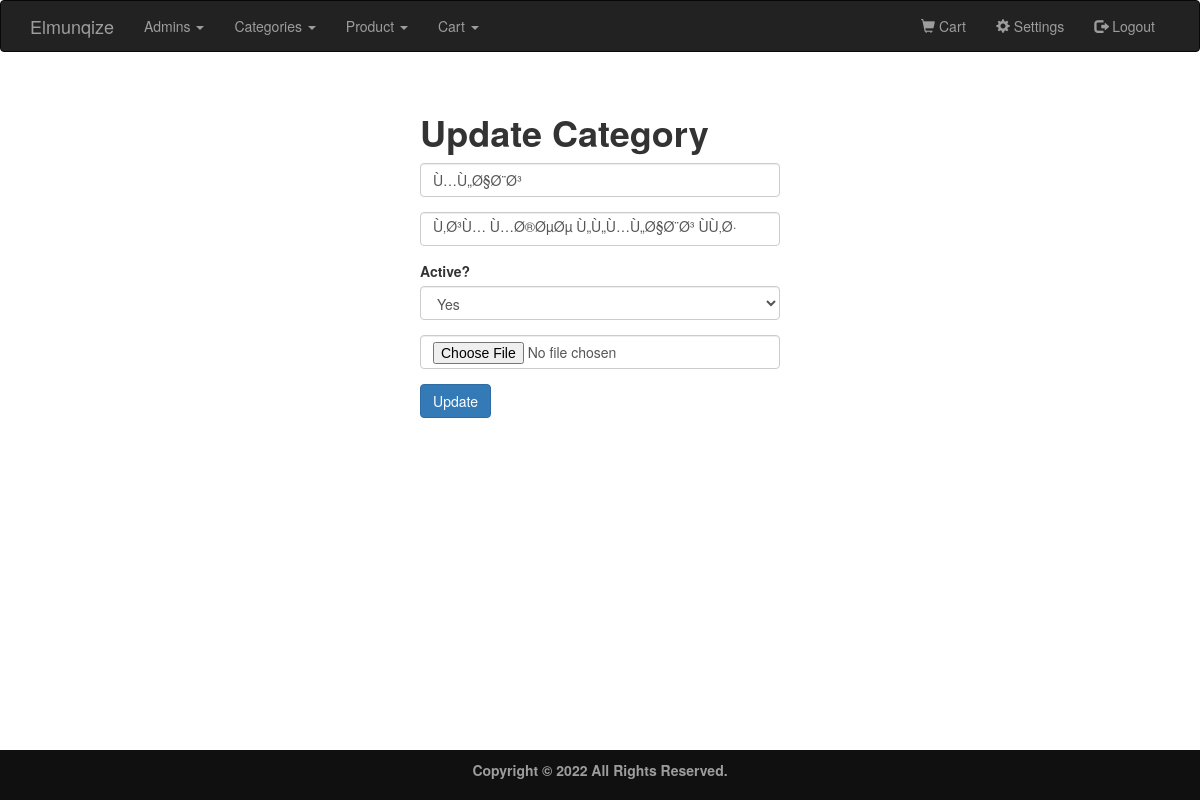
Screenshot of /Admin/Category/edit.php?id=14 (signed in) with the database file from the repository.
### tables this page shows
CREATE TABLE `category` (
  `id` int(11) NOT NULL,
  `name` varchar(50) NOT NULL,
  `active` varchar(3) NOT NULL,
  `description` text NOT NULL,
  `pic` varchar(255) NOT NULL
);

### Admin/Category/edit.php (the view, shortened to what this page needs)
<?php
require_once '../../Config\config.php';
require '../inc/header.php';
if (isset($_GET['id'])) {
    $id = $_GET['id'];
    $sql = mysqli_query($con, "SELECT * FROM category WHERE id='$id'");
    if (mysqli_num_rows($sql) == 1) {
        $row = mysqli_fetch_array($sql);
        $name = $row['name'];
        $description = $row['description'];
        $active = $row['active'];
    }
}
?>
<!DOCTYPE html>
<html>
<body>
    <div>
        <br><br>
        <div class="container">
            <div class="row">
                <div class="col-xs-4 col-xs-offset-4">
                    <h1><b>Update Category</b></h1>
                    <form method="post" action="edit.php?id=<?php echo  $id ?>" enctype="multipart/form-data">
                        <div class="form-group">
                            <input type="text" class="form-control" name="name" placeholder="Name" required="true" value="<?php echo $name; ?>">
                        </div>
                        <div class="form-group">
                            <input type="text" class="form-control" name="description" placeholder="description" required="true" value="<?php echo $description; ?>">
                        </div>
                        <label for="active">Active?</label>
                        <div class="form-group">
                            <select class="form-control" name="active">
                                <option value="yes" <?= $active == 'yes' ? 'selected' : ''; ?>>Yes</option>
                            </select>
                        </div>
                        <div class="form-group">
                            <input type="file" class="form-control" name="file" id="file"">
                        </div>
                        <div class=" form-group">
                            <input type="submit" class="btn btn-primary" value="Update" name="Update">
                        </div>
                    </form>
                </div>
            </div>
        </div>
        <br><br><br><br><br><br>
        <?php include '../inc/footer.php'; ?>
</body>
</html>

### Assets/css/style.css (style rules this page uses)
html { min-height:100%; position:relative; }

### rows the page displays
category: name "Ù…Ù„Ø§Ø¨Ø³", description "Ù‚Ø³Ù… Ù…Ø®ØµØµ Ù„Ù„Ù…Ù„Ø§Ø¨Ø³ ÙÙ‚Ø·", active "Yes"
